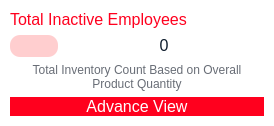
               <widget class="QFrame" name="horizontalFrame_2">
                <property name="styleSheet">
                 <string notr="true">background-color: rgb(255, 255, 255);
border-radius: 20px;</string>
                </property>
                <layout class="QHBoxLayout" name="horizontalLayout_55">
                 <property name="leftMargin">
                  <number>10</number>
                 </property>
                 <property name="topMargin">
                  <number>10</number>
                 </property>
                 <property name="rightMargin">
                  <number>10</number>
                 </property>
                 <property name="bottomMargin">
                  <number>10</number>
                 </property>
                 <item>
                  <layout class="QVBoxLayout" name="verticalLayout_30">
                   <item>
                    <widget class="QLabel" name="total_no_inactive_employee_label">
                     <property name="sizePolicy">
                      <sizepolicy hsizetype="Preferred" vsizetype="Fixed">
                       <horstretch>0</horstretch>
                       <verstretch>0</verstretch>
                      </sizepolicy>
                     </property>
                     <property name="font">
                      <font>
                       <pointsize>12</pointsize>
                      </font>
                     </property>
                     <property name="styleSheet">
                      <string notr="true">color: rgb(255, 0, 30);</string>
                     </property>
                     <property name="text">
                      <string>Total Inactive Employees</string>
                     </property>
                    </widget>
                   </item>
                   <item>
                    <layout class="QGridLayout" name="gridLayout_22">
                     <item row="0" column="0">
                      <widget class="QLabel" name="label_79">
                       <property name="sizePolicy">
                        <sizepolicy hsizetype="Fixed" vsizetype="Fixed">
                         <horstretch>0</horstretch>
                         <verstretch>0</verstretch>
                        </sizepolicy>
                       </property>
                       <property name="maximumSize">
                        <size>
                         <width>48</width>
                         <height>48</height>
                        </size>
                       </property>
                       <property name="styleSheet">
                        <string notr="true">background-color: rgb(255, 206, 207);
padding: 4px;
border-radius: 10px;</string>
                       </property>
                       <property name="text">
                        <string/>
                       </property>
                       <property name="pixmap">
                        <pixmap resource="resources.qrc">:/resources/employee-icons/inactive_emp.svg</pixmap>
                       </property>
                       <property name="scaledContents">
                        <bool>true</bool>
                       </property>
                      </widget>
                     </item>
                     <item row="0" column="1">
                      <widget class="QLabel" name="label_80">
                       <property name="sizePolicy">
                        <sizepolicy hsizetype="Preferred" vsizetype="Fixed">
                         <horstretch>0</horstretch>
                         <verstretch>0</verstretch>
                        </sizepolicy>
                       </property>
                       <property name="font">
                        <font>
                         <pointsize>12</pointsize>
                        </font>
                       </property>
                       <property name="styleSheet">
                        <string notr="true">color: rgb(14, 28, 44);</string>
                       </property>
                       <property name="text">
                        <string>0</string>
                       </property>
                       <property name="alignment">
                        <set>Qt::AlignmentFlag::AlignCenter</set>
                       </property>
                       <property name="wordWrap">
                        <bool>true</bool>
                       </property>
                      </widget>
                     </item>
                    </layout>
                   </item>
                   <item>
                    <widget class="QLabel" name="label_76">
                     <property name="sizePolicy">
                      <sizepolicy hsizetype="Preferred" vsizetype="Fixed">
                       <horstretch>0</horstretch>
                       <verstretch>0</verstretch>
                      </sizepolicy>
                     </property>
                     <property name="styleSheet">
                      <string notr="true">color: rgb(104, 109, 118);</string>
                     </property>
                     <property name="text">
                      <string>Total Inventory Count Based on Overall Product Quantity</string>
                     </property>
                     <property name="alignment">
                      <set>Qt::AlignmentFlag::AlignCenter</set>
                     </property>
                     <property name="wordWrap">
                      <bool>true</bool>
                     </property>
                    </widget>
                   </item>
                   <item>
                    <widget class="QPushButton" name="pushButton_26">
                     <property name="maximumSize">
                      <size>
                       <width>16777215</width>
                       <height>40</height>
                      </size>
                     </property>
                     <property name="font">
                      <font>
                       <pointsize>12</pointsize>
                      </font>
                     </property>
                     <property name="styleSheet">
                      <string notr="true">QPushButton{
background: #FF001E;
color: rgb(255, 255, 255);
border:none;
border-radius: 10px;
}
QPushButton:hover{
	background-color: rgb(171, 0, 23);
}</string>
                     </property>
                     <property name="text">
                      <string>Advance View</string>
                     </property>
                     <property name="icon">
                      <iconset>
                       <normalon>:/resources/product-icons/advance_view.svg</normalon>
                      </iconset>
                     </property>
                     <property name="iconSize">
                      <size>
                       <width>28</width>
                       <height>28</height>
                      </size>
                     </property>
                    </widget>
                   </item>
                  </layout>
                 </item>
                </layout>
               </widget>
